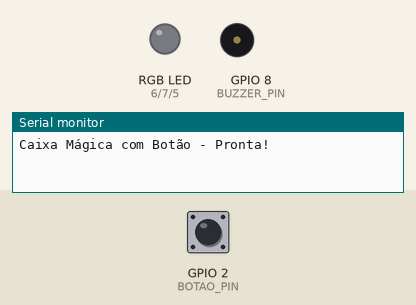
A sketch run on a simulated ESP32-S3. On the bench: an RGB LED mixed from three pins (HIGH = lit), buzzer (waves = sounding), the last lines printed to the serial monitor. The test bench sets the inputs (shaded band); at power-on: GPIO 2 (BOTAO_PIN) HIGH.

Above: at 1.2 s.
1.3 s: GPIO 2 (BOTAO_PIN) pulled LOW for 0.15 s
At 2.5 s:
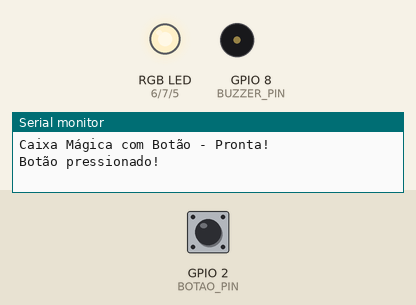
At 10.1 s:
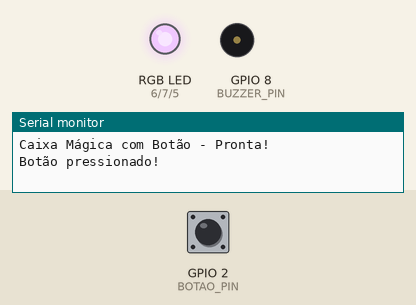
Timing chart, 0 to 11.8 s (numbered marks = the images above; inputs shaded):
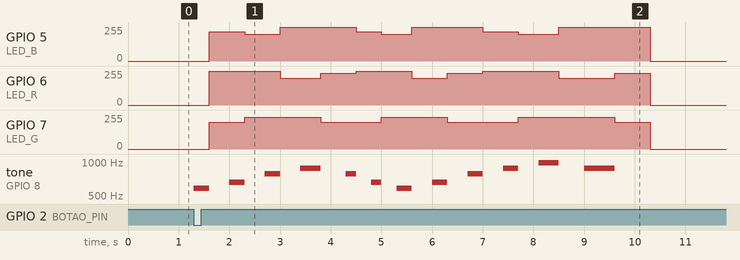

Measured:
- after the input at 1.3 s, GPIO 5 (LED_B): 0/255 → 220/255 after 0.30 s, → 200/255 0.70 s later, → 255/255 0.70 s later, → 220/255 1.5 s later, … (10 changes in this stretch); GPIO 6 (LED_R): 0/255 → 255/255 after 0.30 s, → 200/255 1.4 s later, → 240/255 0.80 s later, → 255/255 0.70 s later, … (10 changes in this stretch)

The sketch:

VERSOES_ALTERNATIVAS.ino
```cpp
/*
 * VERSÃO ALTERNATIVA - MAIS SIMPLES (sem LDR)
 * Se preferir usar um botão ao invés de detectar luz
 */

#define BOTAO_PIN 2         // Botão para ativar
#define BUZZER_PIN 8
#define LED_R 6
#define LED_G 7
#define LED_B 5

unsigned long lastPress = 0;

// Melodia Enchanted - Versão Simplificada (apenas a introdução famosa)
const int melodySimple[] = {
  587,  // D
  659,  // E
  784,  // G
  880,  // A
  784,  // G
  659,  // E
  587,  // D
  659,  // E
  784,  // G
  880,  // A
  988,  // B
  880,  // A
};

const int durationSimple[] = {
  300, 300, 300, 400, 200, 200, 300, 300, 300, 300, 400, 600
};

struct Color {
  int r, g, b;
};

const Color colors[] = {
  {255, 200, 220},  // Rosa
  {255, 240, 200},  // Pêssego
  {200, 240, 255},  // Azul claro
  {240, 200, 255},  // Roxo
};

const int NUM_COLORS = 4;
const int MELODY_LEN = 12;

void setup() {
  Serial.begin(115200);

  pinMode(LED_R, OUTPUT);
  pinMode(LED_G, OUTPUT);
  pinMode(LED_B, OUTPUT);
  pinMode(BUZZER_PIN, OUTPUT);
  pinMode(BOTAO_PIN, INPUT_PULLUP);

  setColor(0, 0, 0);
  Serial.println("Caixa Mágica com Botão - Pronta!");
}

void loop() {
  // Detectar pressão do botão
  if (digitalRead(BOTAO_PIN) == LOW) {
    if (millis() - lastPress > 1000) {
      lastPress = millis();
      Serial.println("Botão pressionado!");
      playSequence();
    }
  }
  delay(100);
}

void playSequence() {
  int colorIndex = 0;

  for (int i = 0; i < MELODY_LEN; i++) {
    // Toca nota
    tone(BUZZER_PIN, melodySimple[i], durationSimple[i]);

    // Alterna cor
    setColor(colors[colorIndex].r, colors[colorIndex].g, colors[colorIndex].b);
    colorIndex = (colorIndex + 1) % NUM_COLORS;

    delay(durationSimple[i] + 100);
  }

  setColor(0, 0, 0);
  noTone(BUZZER_PIN);
}

void setColor(int r, int g, int b) {
  analogWrite(LED_R, r);
  analogWrite(LED_G, g);
  analogWrite(LED_B, b);
}

void tone(int pin, int frequency, int duration) {
  ledcSetup(0, frequency, 8);
  ledcAttachPin(pin, 0);
  ledcWrite(0, 128);
  delay(duration);
  ledcDetachPin(pin);
}

void noTone(int pin) {
  ledcDetachPin(pin);
  digitalWrite(pin, LOW);
}

// ========================================================================
// VERSÃO COM EFEITOS EXTRAS
// Adicionar estas funções à versão principal para mais criatividade
// ========================================================================

/*
// EFEITO 1: Fade de cores (transição suave)
void fadeColor(int r1, int g1, int b1, int r2, int g2, int b2, int steps) {
  for (int i = 0; i <= steps; i++) {
    int r = r1 + (r2 - r1) * i / steps;
    int g = g1 + (g2 - g1) * i / steps;
    int b = b1 + (b2 - b1) * i / steps;
    setColor(r, g, b);
    delay(30);
  }
}

// EFEITO 2: Pulso de cor (brilho pulsante)
void pulseColor(int r, int g, int b, int times) {
  for (int t = 0; t < times; t++) {
    for (int brightness = 0; brightness < 255; brightness += 5) {
      setColor(r * brightness / 255, g * brightness / 255, b * brightness / 255);
      delay(10);
    }
    for (int brightness = 255; brightness > 0; brightness -= 5) {
      setColor(r * brightness / 255, g * brightness / 255, b * brightness / 255);
      delay(10);
    }
  }
  setColor(0, 0, 0);
}

// EFEITO 3: Sequência de cores com ritmo do buzzer
void rhythmicSequence() {
  Color[] beatColors = {{255, 100, 150}, {150, 200, 255}, {200, 150, 255}};
  int[] beatFreqs = {523, 659, 784, 880};

  for (int beat = 0; beat < 8; beat++) {
    setColor(beatColors[beat % 3].r, beatColors[beat % 3].g, beatColors[beat % 3].b);
    tone(BUZZER_PIN, beatFreqs[beat % 4], 150);
    delay(200);
  }
  setColor(0, 0, 0);
}

// EFEITO 4: Arco-íris suave
void softRainbow(int cycles) {
  Color rainbow[] = {
    {255, 100, 150},  // Rosa
    {255, 150, 100},  // Coral
    {255, 200, 100},  // Pêssego
    {200, 255, 100},  // Amarelo
    {100, 255, 150},  // Verde
    {100, 200, 255},  // Azul
    {150, 100, 255},  // Roxo
  };

  for (int c = 0; c < cycles; c++) {
    for (int i = 0; i < 7; i++) {
      setColor(rainbow[i].r, rainbow[i].g, rainbow[i].b);
      delay(400);
    }
  }
  setColor(0, 0, 0);
}
*/

// ========================================================================
// VERSÃO COM LDR AJUSTÁVEL
// Use este código para calibrar o LDR automaticamente
// ========================================================================

/*
#define LDR_PIN 4

void calibrateLDR() {
  Serial.println("=== CALIBRAÇÃO LDR ===");
  Serial.println("Feche a caixa (deixe no escuro) e pressione qualquer tecla");
  while(Serial.available() == 0);

  int darkValue = analogRead(LDR_PIN);
  Serial.print("Valor no escuro: ");
  Serial.println(darkValue);

  Serial.println("Agora abra a caixa na luz e pressione qualquer tecla");
  Serial.readString(); // limpar buffer
  while(Serial.available() == 0);

  int brightValue = analogRead(LDR_PIN);
  Serial.print("Valor na luz: ");
  Serial.println(brightValue);

  int threshold = (darkValue + brightValue) / 2;
  Serial.print("Use como LDR_THRESHOLD: ");
  Serial.println(threshold);
}

// Chamar em setup(): calibrateLDR();
*/

// ========================================================================
// DICAS DE OTIMIZAÇÃO
// ========================================================================

/*
1. ECONOMIA DE ENERGIA:
   - Use sleep mode entre ativações: esp_light_sleep_start()
   - Reduza o brilho do LED se usar bateria

2. MELODIA MAIS LONGA:
   - Adicione mais notas aos arrays
   - Considere armazenar em PROGMEM para economizar RAM:
     const int melody[] PROGMEM = {...};

3. MÚLTIPLOS EFEITOS:
   - Crie funções separadas para cada efeito
   - Use variáveis para escolher qual efeito rodar

4. SINCRONIZAÇÃO MÚSICA-COR:
   - Calcule a cor baseada na nota (cores diferentes = notas diferentes)
   - Crie um mapa de frequência para cor

5. SENSOR MAIS PRECISO:
   - Faça múltiplas leituras e tire média: analogReadAvg()
   - Use filtro de suavização: newValue = 0.8 * old + 0.2 * new
*/
```
